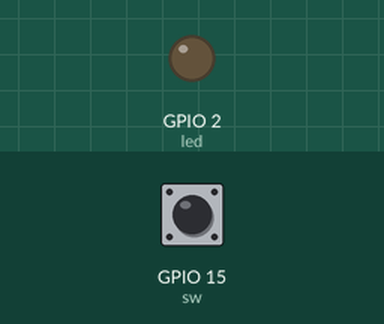
A program run on a simulated ESP32 board running MicroPython. Parts: output pins drawn as LEDs (lit = HIGH). The inputs (shaded band) are chosen by the test bench; at power-on: GPIO 15 (sw) HIGH.

Above: at 1.2 s.
1.3 s: GPIO 15 (sw) pulled LOW for 0.15 s
At 2.2 s:
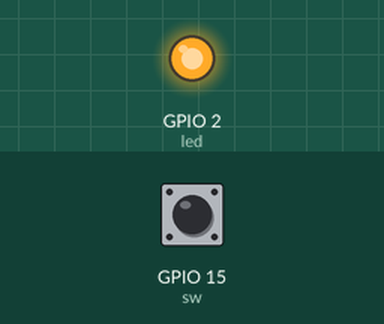
2.9 s: GPIO 15 (sw) pulled LOW for 1 s
At 3.4 s:
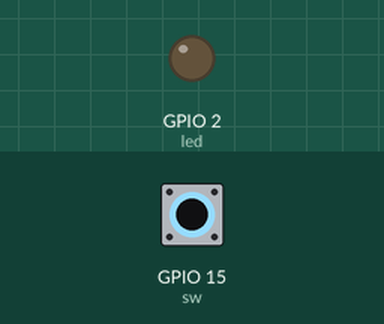
5.4 s: GPIO 15 (sw) pulled LOW for 3.2 s
At 6.5 s:
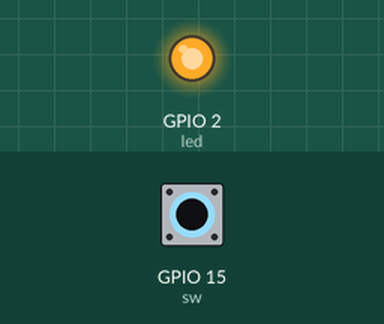
Timing chart, 0 to 8.4 s (numbered marks = the images above; inputs shaded):
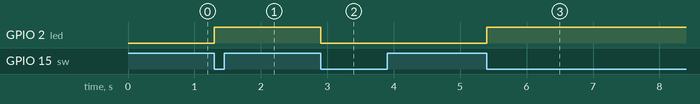

Measured:
- after the input at 1.3 s, GPIO 2 (led): LOW → HIGH at once
- after the input at 2.9 s, GPIO 2 (led): HIGH → LOW at once
- after the input at 5.4 s, GPIO 2 (led): LOW → HIGH at once

The program:

esp32-switch-irq-example.py
```python
'''
ESP32 MicroPython: External Interrupt
switch connected to Pin 15
tested/handler on in build led pin 2 -toggling
'''

import machine
from machine import Pin


led = Pin(2,Pin.OUT)
sw = Pin(15,Pin.IN)

def interrupt_handler(pin):
    led.value(not led.value())

#Push button switch - by defauly - pulled up - high
sw.irq(trigger=Pin.IRQ_FALLING,handler=interrupt_handler)

#touch button switch - by default - pulled down - low
#sw.irq(trigger=Pin.IRQ_RISING,handler=interrupt_handler)
```
